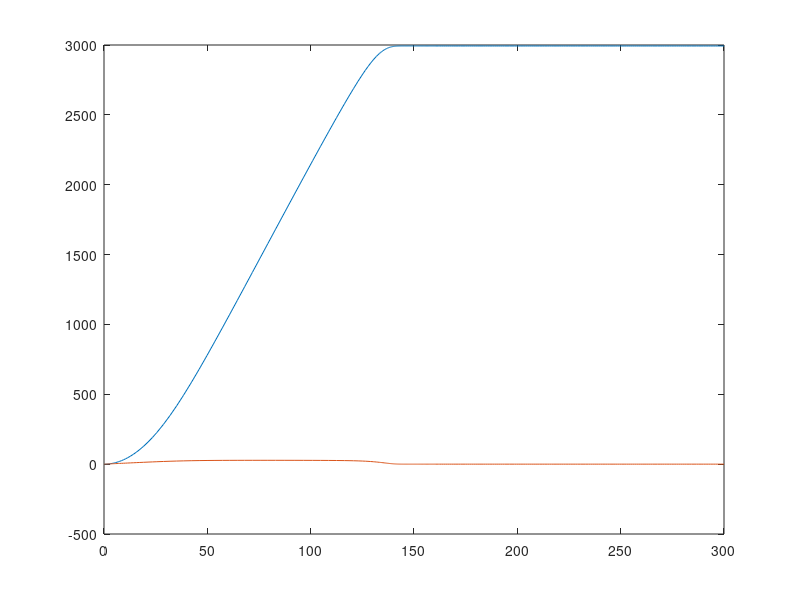

This figure's MATLAB source:
function Single_Driver_Model
global v0 Thead a b delta s0 lveh Xblock

% set model parameters
v0 = 28; % m/s (28 m/s ~ 60 mph)
Thead = 2.0; % s; follow time gap between cars
a = 0.7; % m/s^2
b = 2; % m/s^2
delta = 4; % exponent
s0 = 2; % m gap
lveh = 5; % m -- vehicle length
Xblock = 3000; % blockage

x_naught = 0;
v_naught = 0;
Y0 = [x_naught; v_naught]; % pack the i.c. into a column vector

% set the space interval for solving  -10a < x < 10a
Tstart = 0;
Tend = 300;


% solve the ODE
[Tout, Vout] = ode45(@drive_rate, [Tstart, Tend], Y0);
x_t = Vout(:,1);
v_t = Vout(:,2);

% make some nice plots

plot(Tout,x_t,Tout,v_t)

end


function rate = drive_rate(~, T)
% The time-independent Schrodinger Equation
global v0 Thead a b delta s0 lveh Xblock


% unpack
x = T(1);
v = T(2);
        
s_star = s0 + v*Thead + (v*v)/(2*sqrt(a*b));
s = (Xblock - lveh) - x;        
% compute rates
dx_dt = v;
dv_dt = a*(1 - (v/v0)^delta - (s_star/s)^2);
        
% pack rates into column vector
rate = [dx_dt; dv_dt];

end
